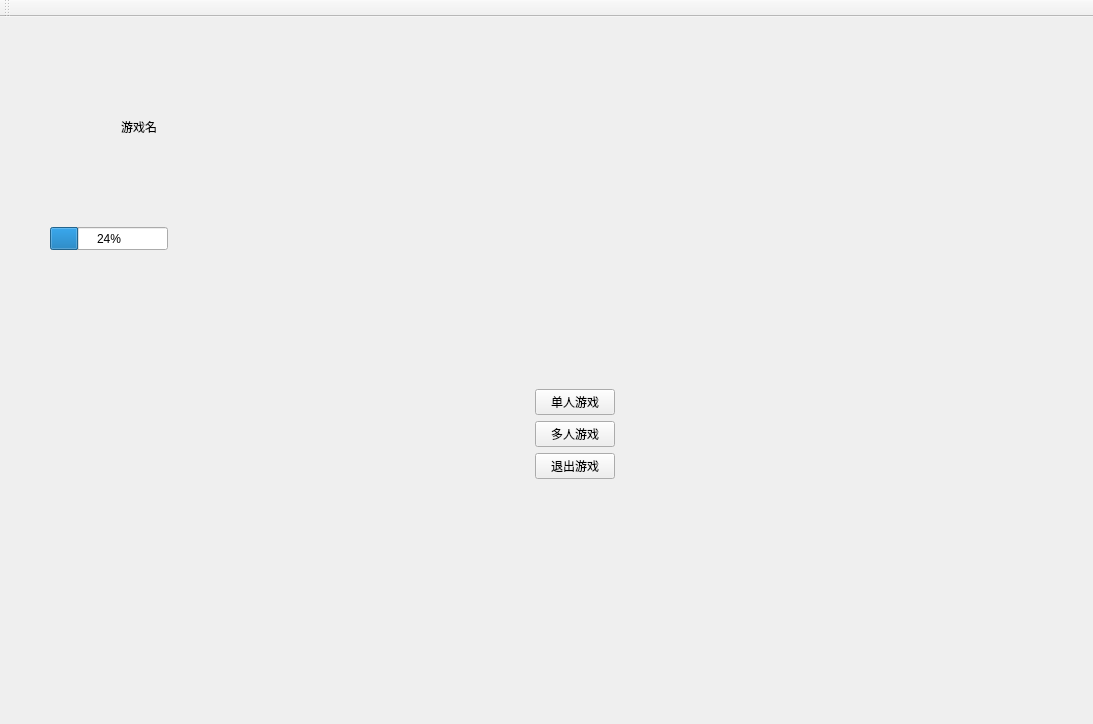
<?xml version="1.0" encoding="UTF-8"?>
<ui version="4.0">
 <class>CcCardGame</class>
 <widget class="QMainWindow" name="CcCardGame">
  <property name="geometry">
   <rect>
    <x>0</x>
    <y>0</y>
    <width>1093</width>
    <height>724</height>
   </rect>
  </property>
  <property name="windowTitle">
   <string>CcCardGame</string>
  </property>
  <widget class="QWidget" name="centralWidget">
   <widget class="QWidget" name="layoutWidget">
    <property name="geometry">
     <rect>
      <x>110</x>
      <y>90</y>
      <width>930</width>
      <height>630</height>
     </rect>
    </property>
    <layout class="QVBoxLayout" name="verticalLayout_2">
     <item>
      <widget class="QLabel" name="label">
       <property name="text">
        <string>游戏名</string>
       </property>
      </widget>
     </item>
     <item>
      <spacer name="verticalSpacer">
       <property name="orientation">
        <enum>Qt::Vertical</enum>
       </property>
       <property name="sizeHint" stdset="0">
        <size>
         <width>20</width>
         <height>40</height>
        </size>
       </property>
      </spacer>
     </item>
     <item>
      <layout class="QHBoxLayout" name="horizontalLayout">
       <item>
        <spacer name="horizontalSpacer">
         <property name="orientation">
          <enum>Qt::Horizontal</enum>
         </property>
         <property name="sizeHint" stdset="0">
          <size>
           <width>40</width>
           <height>20</height>
          </size>
         </property>
        </spacer>
       </item>
       <item>
        <layout class="QVBoxLayout" name="verticalLayout">
         <item>
          <widget class="QPushButton" name="pushButton">
           <property name="text">
            <string>单人游戏</string>
           </property>
          </widget>
         </item>
         <item>
          <widget class="QPushButton" name="pushButton_2">
           <property name="text">
            <string>多人游戏</string>
           </property>
          </widget>
         </item>
         <item>
          <widget class="QPushButton" name="pushButton_3">
           <property name="text">
            <string>退出游戏</string>
           </property>
          </widget>
         </item>
        </layout>
       </item>
       <item>
        <spacer name="horizontalSpacer_2">
         <property name="orientation">
          <enum>Qt::Horizontal</enum>
         </property>
         <property name="sizeHint" stdset="0">
          <size>
           <width>40</width>
           <height>20</height>
          </size>
         </property>
        </spacer>
       </item>
      </layout>
     </item>
     <item>
      <spacer name="verticalSpacer_2">
       <property name="orientation">
        <enum>Qt::Vertical</enum>
       </property>
       <property name="sizeHint" stdset="0">
        <size>
         <width>20</width>
         <height>40</height>
        </size>
       </property>
      </spacer>
     </item>
    </layout>
   </widget>
   <widget class="QProgressBar" name="progressBar">
    <property name="geometry">
     <rect>
      <x>50</x>
      <y>210</y>
      <width>118</width>
      <height>23</height>
     </rect>
    </property>
    <property name="value">
     <number>24</number>
    </property>
   </widget>
  </widget>
  <widget class="QToolBar" name="mainToolBar">
   <attribute name="toolBarArea">
    <enum>TopToolBarArea</enum>
   </attribute>
   <attribute name="toolBarBreak">
    <bool>false</bool>
   </attribute>
  </widget>
 </widget>
 <layoutdefault spacing="6" margin="11"/>
 <resources/>
 <connections/>
</ui>
